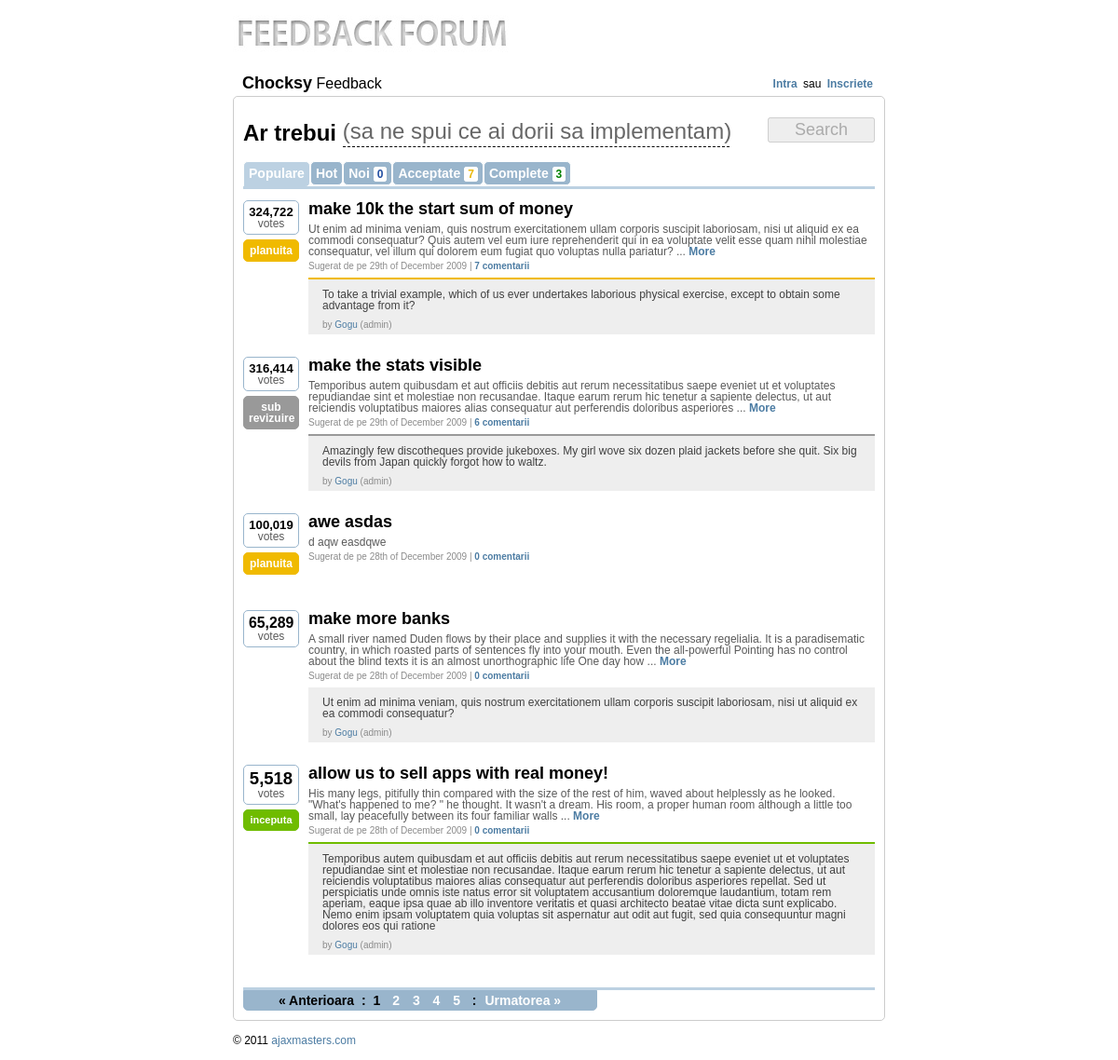
Before: / with the older database file.
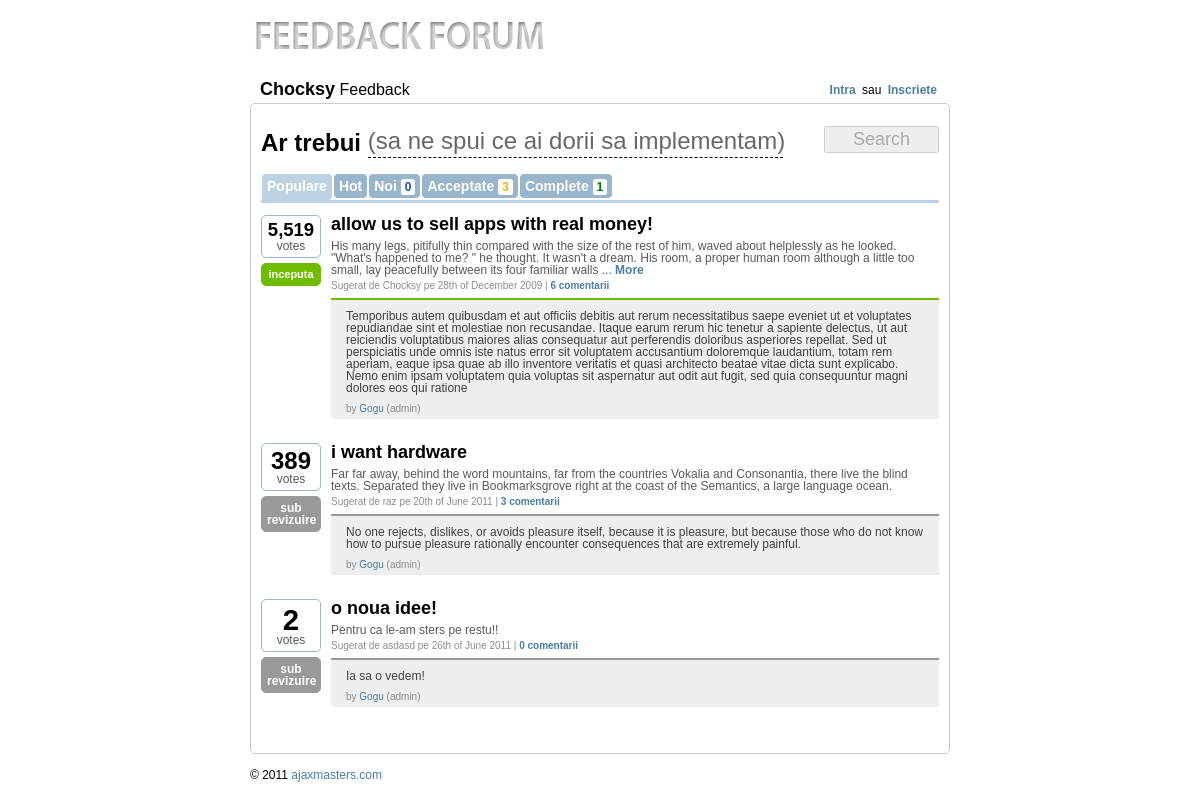
After: the same page with the newer database file.
### tables this page shows
CREATE TABLE `feedback_ideas` (
  `id` bigint(20) unsigned NOT NULL AUTO_INCREMENT,
  `idea` varchar(255) NOT NULL,
  `description` longtext NOT NULL,
  `votes` int(11) unsigned NOT NULL DEFAULT '1',
  `comments` int(11) NOT NULL DEFAULT '0',
  `auth_id` bigint(20) unsigned NOT NULL,
  `sub_date` datetime NOT NULL,
  `status` int(1) NOT NULL DEFAULT '0',
  `admin_id` bigint(20) NOT NULL,
  `admin_comment` longtext NOT NULL,
  PRIMARY KEY (`id`),
  FULLTEXT KEY `description` (`idea`,`description`)
);

CREATE TABLE `members` (
  `id` bigint(20) NOT NULL AUTO_INCREMENT,
  `username` varchar(50) NOT NULL,
  `email` varchar(50) NOT NULL,
  `password` varchar(100) NOT NULL,
  `joindate` date NOT NULL,
  `admin` tinyint(1) DEFAULT '0',
  PRIMARY KEY (`id`)
);

### includes/configure.php (called while the page is built, shortened)
<?php
class config {
    var $local_base = 'http://localhost/feedbacker/';
    var $online_base = 'http://ajaxmasters.com/development/feedback-forum/';
    function __construct() {
        if ($_SERVER['SERVER_ADDR'] == '127.0.0.1') {
            $this->HTTP_SERVER_BASE = $this->local_base;
        } else {
            $this->HTTP_SERVER_BASE = $this->online_base;
            $this->HTTP_SERVER_BASE_JAVA = $this->online_base;
        }
    }
}
$conf = new config;
?>

### includes/class.db.php (called while the page is built, shortened)
<?php
class Conn {
    public $conn;
    var $mysql_username = DB_USERNAME;
    var $mysql_password = DB_PASSWORD;
    var $mysql_host = DB_HOST;
    public function __construct() {
        $this->conn = mysql_connect($this->mysql_host, $this->mysql_username, $this->mysql_password);
    }
    public function db_query($query) {
        $results = mysql_query($query, $this->conn);
        return $results;
    }
}
?>

### includes/app_top.php (called while the page is built, shortened)
<?
include('configure.php');
include('class.db.php');
include('functions.php');
include('paginator.class.php');
include('session.class.php');
$db=new Conn;
$func=new func();
?>

### includes/paginator.class.php (called while the page is built, shortened)
<?php
class Paginator {
    var $SQL;
    var $itemsPerPage;
    var $db;
    function __construct() {
        $this->db = new Conn();
    }
    function setSQL($sql) {
        $this->SQL = trim($sql);
    }
    function setItemsPerPage($num) {
        $this->isValidNumber($num) ? $this->itemsPerPage = $num : die("setItemsPerPage() only accept non-zero, positive number.");
    }
    function getTotalPages() {
        $q = $this->db->db_query($this->SQL);
        return ceil(mysql_num_rows($q) / $this->itemsPerPage);
    }
    function getPageNumber($page_num) {
        $endItem = $this->itemsPerPage;
        $startItem = ($this->itemsPerPage * ($page_num - 1));
        $limit_sql = " LIMIT $startItem , $endItem";
        $final_SQL = $this->SQL . $limit_sql;
        $q = $this->db->db_query($final_SQL);
        return $q;
    }
    function isValidNumber($n) {
        return (is_numeric($n) && ($n > 0));
    }
}
?>

### includes/session.class.php (called while the page is built, shortened)
<?php
class session
{
	static function check()
	{
		if (config::session_timeout == 0)
        {
			return (isset($_SESSION['ss_fprint'])
                && $_SESSION['ss_fprint'] == self::_Fingerprint() && !empty($_SERVER['HTTP_REFERER'])
                && ($_SERVER['HTTP_REFERER'] != '' ? (strpos($_SERVER['HTTP_REFERER'], $_SERVER['HTTP_HOST']) !== false ? true : false) : true));
		}
	}
}
?>

### pages/pages.php (the view, shortened to what the changed rows need)
<?php
if (!isset($_GET['tab']))
    $tab = 'popular';
else
    $tab=$_GET['tab'];
if (!isset($_GET['page']))
    $page = 1;
else
    $page=$_GET['page'];
switch ($tab) {
    case'popular':
        $order = ' ORDER BY votes DESC';
        $selu = "status IN('0','1','2','3')";
        break;
}
$acc_rez = mysql_num_rows($db->db_query("SELECT id FROM feedback_ideas WHERE status IN('1','2','3')"));
$com_rez = mysql_num_rows($db->db_query("SELECT id FROM feedback_ideas WHERE status=4"));
$voted_ideas = array();
$p = new Paginator();
$p->setSQL("SELECT * FROM feedback_ideas WHERE " . $selu . "" . $order);
$p->setItemsPerPage($conf->IDEAS_PER_PAGE);
$total_pages = $p->getTotalPages();
if ($page > 0)
    $prev_page = $page - 1;
if ($total_pages > $page)
    $next_page = $page + 1;
$result_resources = $p->getPageNumber($page);
while ($info = mysql_fetch_array($result_resources)) {
    $ideas[] = $info;
}
?>
<br clear="all"/>
<br clear="all"/>
<div id="init_results">
    <div class="categs">
        <ul>
            <li <?= ($tab == 'accepted') ? 'class="active"' : '' ?>>
                <a href="<?= $conf->HTTP_SERVER_BASE ?>pages/1-accepted">Acceptate <b class="yellow"><?= $acc_rez ?></b></a>
            </li>
            <li <?= ($tab == 'completed') ? 'class="active"' : '' ?>>
                <a href="<?= $conf->HTTP_SERVER_BASE ?>pages/1-completed">Complete <b class="green"><?= $com_rez ?></b></a>
            </li>
        </ul>
    </div>
    <br clear="all"/>
    <div class="before_line"></div>
    <br clear="all"/>
    <?
    if (!empty($ideas)) {
        foreach ($ideas as $idea) {
            ?>
            <div id="idea_<?= $idea['id'] ?>" class="idea_container">
                <div class="votes">
                    <div id="nr_votes_<?= $idea['id'] ?>" class="nr_votes <?= ($idea['status'] == 4 || $func->checkVoted($idea['id'], $voted_ideas)) ? 'full' : '' ?>">
                        <?= $func->dynamicFont(number_format($idea['votes'], 0, '', ','), 32) ?><br/>
                        votes<br/>
                    </div>
                    <? if ($idea['status'] != 0) { ?>
                        <div id="status_<?= $idea['id'] ?>" class="nr_votes <?= $func->giveStatus($idea['status'], 'class') ?>"><?= $func->giveStatus($idea['status'], 'text') ?></div>
                    <? } ?>
                </div>
                <div class="idea">
                    <div class="title nomrg"><a href="<?= $conf->HTTP_SERVER_BASE ?>idea/<?= $idea['id'] ?>-<?= $func->makeTitle($idea['idea']) ?>"><b><?= $idea['idea'] ?></b></a></div>
                    <div class="auth_desc">
                        <?= $func->shortString($idea['description'], 300, ' ...  <a href="' . $conf->HTTP_SERVER_BASE . 'idea/' . $idea['id'] . '-' . $func->makeTitle($idea['idea']) . '"><b>More</b></a>') ?>
                    </div>
                    <div class="auth_inf">
                        Sugerat de <?= $func->giveAuthor($idea['auth_id']) ?> pe <?=date('jS \o\f F Y',strtotime($idea['sub_date']))?> | <a href="<?= $conf->HTTP_SERVER_BASE ?>idea/<?= $idea['id'] ?>-<?= $func->makeTitle($idea['idea']) ?>"><b>
                                <?= $func->giveComments($idea['comments']) ?></b></a>
                    </div>
                    <? if (!empty($idea['admin_comment'])) { ?>
                        <div class="admin_comment">
                            <div id="com_status_<?= $idea['id'] ?>" class="ad_<?= $func->giveStatus($idea['status'], 'class') ?>"></div>
                            <div class="ad_comment">
                                <?= $idea['admin_comment'] ?>
                            </div>
                            <div class="auth_inf">
                                by <a href="">Gogu</a> (admin)
                            </div>
                        </div>
                    <? } ?>
                </div>
            </div>
            <br clear="all"/><br/><br/>
        <? } ?>
        <br clear="all"/>
        <? if ($total_pages > 1) { ?>
            <div class="before_line"></div>
            <div class="pagination">
                <? if ($page > 1) { ?>
                    <a class="paginate" href="<?= $conf->HTTP_SERVER_BASE ?>pages/<?= $prev_page ?>-<?= $tab ?>">&laquo; Anterioara</a> :
                    <?
                } else {
                    ?>
                    <span class="dots">&laquo; Anterioara</span> :
                    <?
                }
                for ($i = 1; $i <= $total_pages; $i++) {
                    if ($i == $page)
                        echo '<span class="inactive">' . $page . '</span>&nbsp;';
                    else if ($i > $page - 5 && $i < $page + 5)
                        echo '<a class="paginate" href="' . $conf->HTTP_SERVER_BASE . 'pages/' . $i . '-' . $tab . '">' . $i . '</a>&nbsp;';
                }
                ?>
                <? if ($page < $total_pages) { ?>
                    : <a class="paginate" href="<?= $conf->HTTP_SERVER_BASE ?>pages/<?= $next_page ?>-<?= $tab ?>">Urmatorea &raquo;</a>
                <? } else {
                    ?>
                    : <span class="dots">Urmatorea &raquo;</span>
                <? } ?>
            </div>
            <?
        }
    } else {
        ?>
        <div class="not_found"> Nu exista rezultate!</div>
    <? } ?>
</div>

### includes/functions.php (shortened to what the changed rows need)
<?php
class func {
    var $db;
    function __construct() {
        $this->db = new Conn;
    }
    function dynamicFont($text, $max_font) {
        $txt_leng = strlen($text);
        if ($txt_leng < 9) {
            $html = '<b style="font-size:' . ($max_font - ($txt_leng * 2.7)) . 'px">' . $text . '</b>';
        } else {
            $html = '<b style="font-size:9px">' . $text . '</b>';
        }
        return $html;
    }
    function giveStatus($id, $type) {
        switch ($id) {
            case '1':
                $status['text'] = 'sub revizuire';
                $status['class'] = 'review';
                break;
            case '2':
                $status['text'] = 'planuita';
                $status['class'] = 'planned';
                break;
            case '3':
                $status['text'] = 'inceputa';
                $status['class'] = 'started';
                break;
            default:
                $status['text'] = '';
                $status['class'] = '';
                break;
        }
        return $status[$type];
    }
    function giveAuthor($id) {
        $config = new config();
        if ($id == '0')
            return 'Anonim';
        else {
            $author = mysql_fetch_array($this->db->db_query("SELECT username FROM " . $config->USERS_TABLE . " WHERE id='$id'"));
            return $author['username'];
        }
    }
    function giveComments($nr) {
        if ($nr != 1) {
            $text = $nr . ' comentarii';
        } else {
            $text = $nr . ' comentariu';
        }
        return $text;
    }
    function makeTitle($text) {
        $text = strtolower(trim($text));
        $code_entities_match = array(' ', '--', '&quot;', '!', '@', '#', '$', '%', '^', '&', '*', '(', ')', '_', '+', '{', '}', '|', ':', '"', '<', '>', '?', '[', ']', '\\', ';', "'", ',', '.', '/', '*', '+', '~', '`', '=');
        $code_entities_replace = array('-', '-', '', '', '', '', '', '', '', '', '', '', '', '', '', '', '', '', '', '', '', '', '', '', '', '');
        $text = str_replace($code_entities_match, $code_entities_replace, $text);
        return $text;
    }
    function shortString($string, $length, $replacer=' ...') {
        if (strlen($string) > $length)
            return (preg_match('/^(.*)\W.*$/', substr($string, 0, $length + 1), $matches) ? $matches[1] : substr($string, 0, $length)) . $replacer;
        return $string;
    }
    function array_search_r($needle, $haystack) {
        return 0;
    }
    function checkVoted($idea_id, $voted_ideas) {
        if ($this->array_search_r($idea_id, $voted_ideas) || !Session::check())
            return true;
        else
            return false;
    }
}
?>

Changed rows visible on the page:
no longer on this page (row edited): feedback_ideas: text "324,722", status "planuita", idea "make 10k the start sum of money", description+id+idea "Ut enim ad minima veniam, quis nostrum exercitationem ullam corporis suscipit laboriosam, nisi ut aliquid ex ea commodi consequatur? Quis autem vel eum iure reprehenderit qui in ea voluptate velit esse quam nihil molestiae consequatur, vel illum qui dolorem eum fugiat quo voluptas nulla pariatur? ... More", sub_date "29th of December 2009", comments "7 comentarii", admin_comment "To take a trivial example, which of us ever undertakes laborious physical exercise, except to obtain some advantage from it?"
removed feedback_ideas: text "316,414", status "sub revizuire", idea "make the stats visible", description+id+idea "Temporibus autem quibusdam et aut officiis debitis aut rerum necessitatibus saepe eveniet ut et voluptates repudiandae sint et molestiae non recusandae. Itaque earum rerum hic tenetur a sapiente delectus, ut aut reiciendis voluptatibus maiores alias consequatur aut perferendis doloribus asperiores ... More", sub_date "29th of December 2009", comments "6 comentarii", admin_comment "Amazingly few discotheques provide jukeboxes. My girl wove six dozen plaid jackets before she quit. Six big devils from Japan quickly forgot how to waltz."
removed feedback_ideas: text "100,019", status "planuita", idea "awe asdas", description "d aqw easdqwe", sub_date "28th of December 2009", comments "0 comentarii"
removed feedback_ideas: text "65,289", idea "make more banks", description+id+idea "A small river named Duden flows by their place and supplies it with the necessary regelialia. It is a paradisematic country, in which roasted parts of sentences fly into your mouth. Even the all-powerful Pointing has no control about the blind texts it is an almost unorthographic life One day how ... More", sub_date "28th of December 2009", comments "0 comentarii", admin_comment "Ut enim ad minima veniam, quis nostrum exercitationem ullam corporis suscipit laboriosam, nisi ut aliquid ex ea commodi consequatur?"
changed feedback_ideas "allow us to sell apps with real money!": text "5,518" → "5,519"; auth.username (not shown) → "Chocksy"; comments "0 comentarii" → "6 comentarii"
now on this page (row edited): feedback_ideas: votes "389", status "sub revizuire", idea "i want hardware", description+id+idea "Far far away, behind the word mountains, far from the countries Vokalia and Consonantia, there live the blind texts. Separated they live in Bookmarksgrove right at the coast of the Semantics, a large language ocean.", auth.username "raz", sub_date "20th of June 2011", comments "3 comentarii", admin_comment "No one rejects, dislikes, or avoids pleasure itself, because it is pleasure, but because those who do not know how to pursue pleasure rationally encounter consequences that are extremely painful."
added feedback_ideas: votes "2", status "sub revizuire", idea "o noua idee!", description "Pentru ca le-am sters pe restu!!", auth.username "asdasd", sub_date "26th of June 2011", comments "0 comentarii", admin_comment "Ia sa o vedem!"
Other visible differences:
$acc_rez: "7" → "3"
$com_rez: "3" → "1"
text no longer shown: "« Anterioara : : Urmatorea »"
list line gone: "1"
list line gone: "2"
list line gone: "3"
list line gone: "4"
list line gone: "5"
